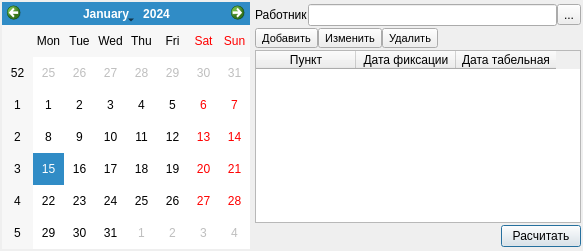
<?xml version="1.0" encoding="UTF-8"?>
<ui version="4.0">
 <class>Dialog</class>
 <widget class="QDialog" name="Dialog">
  <property name="geometry">
   <rect>
    <x>0</x>
    <y>0</y>
    <width>583</width>
    <height>251</height>
   </rect>
  </property>
  <property name="windowTitle">
   <string>Посещаемость</string>
  </property>
  <layout class="QGridLayout" name="gridLayout_3" columnstretch="1,2">
   <property name="leftMargin">
    <number>2</number>
   </property>
   <property name="topMargin">
    <number>2</number>
   </property>
   <property name="rightMargin">
    <number>2</number>
   </property>
   <property name="bottomMargin">
    <number>2</number>
   </property>
   <property name="horizontalSpacing">
    <number>5</number>
   </property>
   <property name="verticalSpacing">
    <number>0</number>
   </property>
   <item row="0" column="0">
    <layout class="QGridLayout" name="gridLayout">
     <item row="1" column="0">
      <widget class="QCalendarWidget" name="calendarWidget"/>
     </item>
    </layout>
   </item>
   <item row="0" column="1">
    <layout class="QGridLayout" name="gridLayout_2">
     <property name="topMargin">
      <number>2</number>
     </property>
     <property name="bottomMargin">
      <number>2</number>
     </property>
     <property name="spacing">
      <number>2</number>
     </property>
     <item row="2" column="0">
      <widget class="QTableWidget" name="tw_traffic">
       <property name="editTriggers">
        <set>QAbstractItemView::NoEditTriggers</set>
       </property>
       <property name="selectionBehavior">
        <enum>QAbstractItemView::SelectRows</enum>
       </property>
       <attribute name="horizontalHeaderMinimumSectionSize">
        <number>35</number>
       </attribute>
       <attribute name="verticalHeaderVisible">
        <bool>false</bool>
       </attribute>
       <attribute name="verticalHeaderDefaultSectionSize">
        <number>20</number>
       </attribute>
       <attribute name="verticalHeaderMinimumSectionSize">
        <number>18</number>
       </attribute>
       <column>
        <property name="text">
         <string>Пункт</string>
        </property>
       </column>
       <column>
        <property name="text">
         <string>Дата фиксации</string>
        </property>
       </column>
       <column>
        <property name="text">
         <string>Дата табельная</string>
        </property>
       </column>
      </widget>
     </item>
     <item row="3" column="0">
      <layout class="QHBoxLayout" name="horizontalLayout_4">
       <item>
        <spacer name="horizontalSpacer_2">
         <property name="orientation">
          <enum>Qt::Horizontal</enum>
         </property>
         <property name="sizeHint" stdset="0">
          <size>
           <width>40</width>
           <height>20</height>
          </size>
         </property>
        </spacer>
       </item>
       <item>
        <widget class="QPushButton" name="pushButton_2">
         <property name="text">
          <string>Расчитать</string>
         </property>
        </widget>
       </item>
      </layout>
     </item>
     <item row="1" column="0">
      <layout class="QHBoxLayout" name="horizontalLayout_3">
       <property name="spacing">
        <number>0</number>
       </property>
       <item>
        <widget class="QToolButton" name="bu_pack_add">
         <property name="font">
          <font>
           <pointsize>8</pointsize>
          </font>
         </property>
         <property name="text">
          <string>Добавить</string>
         </property>
        </widget>
       </item>
       <item>
        <widget class="QToolButton" name="bu_pack_change">
         <property name="font">
          <font>
           <pointsize>8</pointsize>
          </font>
         </property>
         <property name="text">
          <string>Изменить</string>
         </property>
        </widget>
       </item>
       <item>
        <widget class="QToolButton" name="bu_pack_del">
         <property name="font">
          <font>
           <pointsize>8</pointsize>
          </font>
         </property>
         <property name="text">
          <string>Удалить</string>
         </property>
        </widget>
       </item>
       <item>
        <spacer name="horizontalSpacer">
         <property name="orientation">
          <enum>Qt::Horizontal</enum>
         </property>
         <property name="sizeHint" stdset="0">
          <size>
           <width>40</width>
           <height>20</height>
          </size>
         </property>
        </spacer>
       </item>
      </layout>
     </item>
     <item row="0" column="0">
      <layout class="QHBoxLayout" name="horizontalLayout_2">
       <property name="spacing">
        <number>0</number>
       </property>
       <item>
        <widget class="QLabel" name="label">
         <property name="text">
          <string>Работник</string>
         </property>
        </widget>
       </item>
       <item>
        <widget class="QLineEdit" name="le_worker">
         <property name="readOnly">
          <bool>true</bool>
         </property>
        </widget>
       </item>
       <item>
        <widget class="QToolButton" name="toolButton_2">
         <property name="text">
          <string>...</string>
         </property>
        </widget>
       </item>
      </layout>
     </item>
    </layout>
   </item>
  </layout>
 </widget>
 <resources/>
 <connections>
  <connection>
   <sender>toolButton_2</sender>
   <signal>clicked()</signal>
   <receiver>Dialog</receiver>
   <slot>ui_view_list_worker()</slot>
   <hints>
    <hint type="sourcelabel">
     <x>571</x>
     <y>10</y>
    </hint>
    <hint type="destinationlabel">
     <x>582</x>
     <y>12</y>
    </hint>
   </hints>
  </connection>
  <connection>
   <sender>calendarWidget</sender>
   <signal>selectionChanged()</signal>
   <receiver>Dialog</receiver>
   <slot>ui_select_date()</slot>
   <hints>
    <hint type="sourcelabel">
     <x>60</x>
     <y>89</y>
    </hint>
    <hint type="destinationlabel">
     <x>0</x>
     <y>87</y>
    </hint>
   </hints>
  </connection>
  <connection>
   <sender>bu_pack_add</sender>
   <signal>clicked()</signal>
   <receiver>Dialog</receiver>
   <slot>ui_add_date()</slot>
   <hints>
    <hint type="sourcelabel">
     <x>350</x>
     <y>41</y>
    </hint>
    <hint type="destinationlabel">
     <x>348</x>
     <y>-44</y>
    </hint>
   </hints>
  </connection>
  <connection>
   <sender>bu_pack_change</sender>
   <signal>clicked()</signal>
   <receiver>Dialog</receiver>
   <slot>ui_change_date()</slot>
   <hints>
    <hint type="sourcelabel">
     <x>401</x>
     <y>38</y>
    </hint>
    <hint type="destinationlabel">
     <x>408</x>
     <y>-70</y>
    </hint>
   </hints>
  </connection>
  <connection>
   <sender>pushButton_2</sender>
   <signal>clicked()</signal>
   <receiver>Dialog</receiver>
   <slot>ui_calc_traffic()</slot>
   <hints>
    <hint type="sourcelabel">
     <x>578</x>
     <y>245</y>
    </hint>
    <hint type="destinationlabel">
     <x>350</x>
     <y>298</y>
    </hint>
   </hints>
  </connection>
  <connection>
   <sender>bu_pack_del</sender>
   <signal>clicked()</signal>
   <receiver>Dialog</receiver>
   <slot>ui_del()</slot>
   <hints>
    <hint type="sourcelabel">
     <x>455</x>
     <y>36</y>
    </hint>
    <hint type="destinationlabel">
     <x>447</x>
     <y>-37</y>
    </hint>
   </hints>
  </connection>
 </connections>
 <slots>
  <slot>ui_view_list_worker()</slot>
  <slot>ui_select_date()</slot>
  <slot>ui_add_date()</slot>
  <slot>ui_change_date()</slot>
  <slot>ui_calc_traffic()</slot>
  <slot>ui_del()</slot>
 </slots>
</ui>
